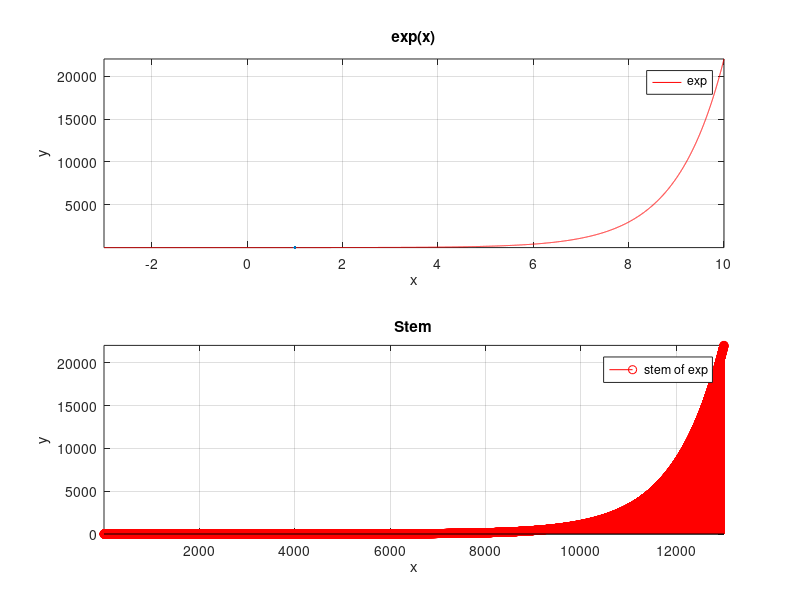

Reproduce this figure in MATLAB.
clc;
clear;
close all;

% Define the signal 'exp'
x= -3:.001:10;
y=exp(x);

% Plot signal exp
figure;
subplot(2,1,1)
    plot(x,y,'r',LineWidth=2)
        ylabel("y")
        xlabel("x")
        title("exp(x)")
        grid on;
        axis tight
        legend('exp');
subplot(2,1,2)
    stem(y,'r') % Plot signal stem
        ylabel("y")
        xlabel("x")
        title("Stem")
        legend('stem of exp')
        grid on;
        axis tight